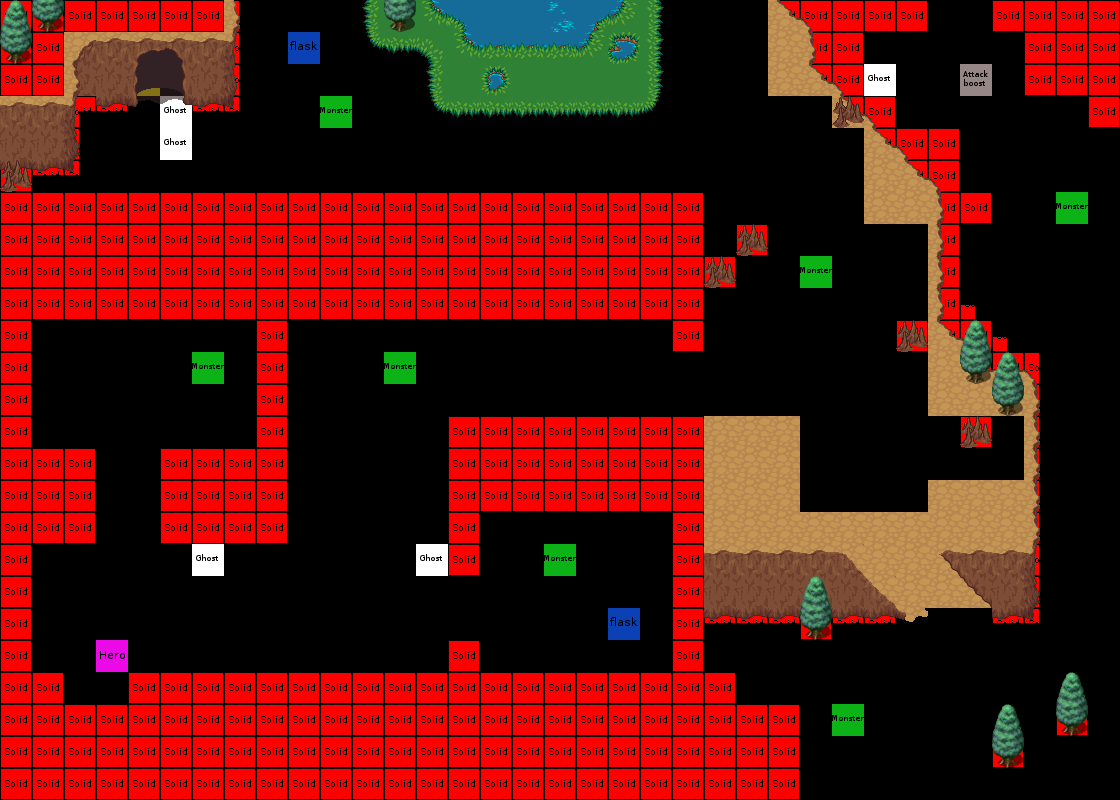

The image is a tile-based game level rendered from a .tmx file. Its description and source (layers, tilesets, objects; grid data summarised) follow:
An orthogonal 35x25 tile map with 32x32 px tiles, 10 tile layers (exit, attack_boost, ghost, monster, ...), 7 hidden layers not drawn, 12 tilesets.

<map version="1.0" tiledversion="1.0.3" orientation="orthogonal" renderorder="left-down" width="35" height="25" tilewidth="32" tileheight="32" nextobjectid="1">
 <tileset firstgid="1" source="castel.tsx" />
 <tileset firstgid="257" source="mountains.tsx" />
 <tileset firstgid="365" source="grass.tsx" />
 <tileset firstgid="383" source="monster.tsx" />
 <tileset firstgid="384" source="hero.tsx" />
 <tileset firstgid="385" source="flask.tsx" />
 <tileset firstgid="386" source="trees.tsx" />
 <tileset firstgid="642" source="watergrass.tsx" />
 <tileset firstgid="660" source="solid.tsx" />
 <tileset firstgid="685" source="exit.tsx" />
 <tileset firstgid="686" source="attack_boost.tsx" />
 <tileset firstgid="687" source="ghost.tsx" />
 <layer name="exit" width="35" height="25">
  <data>[875 cells, 1 non-empty, 1 distinct tile ids]</data>
 </layer>
 <layer name="attack_boost" width="35" height="25">
  <data>[875 cells, 1 non-empty, 1 distinct tile ids]</data>
 </layer>
 <layer name="ghost" width="35" height="25">
  <data>[875 cells, 5 non-empty, 1 distinct tile ids]</data>
 </layer>
 <layer name="monster" width="35" height="25">
  <data>[875 cells, 7 non-empty, 1 distinct tile ids]</data>
 </layer>
 <layer name="flask" width="35" height="25">
  <data>[875 cells, 2 non-empty, 1 distinct tile ids]</data>
 </layer>
 <layer name="solid" width="35" height="25">
  <data>[875 cells, 376 non-empty, 7 distinct tile ids]</data>
 </layer>
 <layer name="hero" width="35" height="25">
  <data>[875 cells, 1 non-empty, 1 distinct tile ids]</data>
 </layer>
 <layer name="Calque 2" width="35" height="25" visible="0">
  <data>[875 cells, 752 non-empty, 6 distinct tile ids]</data>
 </layer>
 <layer name="Calque 12" width="35" height="25" visible="0">
  <data>[875 cells, 13 non-empty, 9 distinct tile ids]</data>
 </layer>
 <layer name="Calque 11" width="35" height="25" visible="0">
  <data>[875 cells, 12 non-empty, 12 distinct tile ids]</data>
 </layer>
 <layer name="Calque de Tile 1" width="35" height="25" visible="0">
  <data>[875 cells, 250 non-empty, 25 distinct tile ids]</data>
 </layer>
 <layer name="Calque 3" width="35" height="25" visible="0">
  <data>[875 cells, 167 non-empty, 13 distinct tile ids]</data>
 </layer>
 <layer name="Calque 9" width="35" height="25" visible="0">
  <data>[875 cells, 42 non-empty, 12 distinct tile ids]</data>
 </layer>
 <layer name="Calque 10" width="35" height="25" visible="0">
  <data>[875 cells, 10 non-empty, 5 distinct tile ids]</data>
 </layer>
 <layer name="Calque 4" width="35" height="25">
  <data>[875 cells, 118 non-empty, 33 distinct tile ids]</data>
 </layer>
 <layer name="Calque 13" width="35" height="25">
  <data>[875 cells, 42 non-empty, 18 distinct tile ids]</data>
 </layer>
 <layer name="Calque 14" width="35" height="25">
  <data>[875 cells, 11 non-empty, 3 distinct tile ids]</data>
 </layer>
</map>
